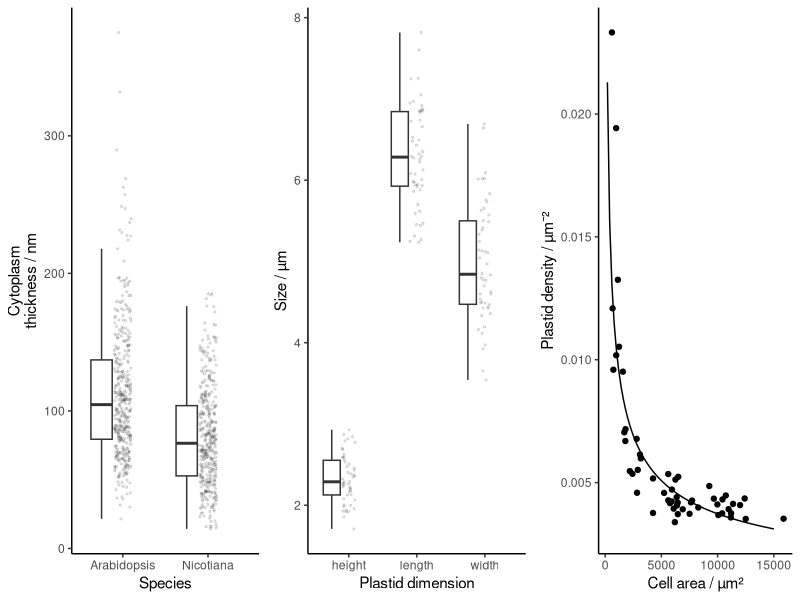
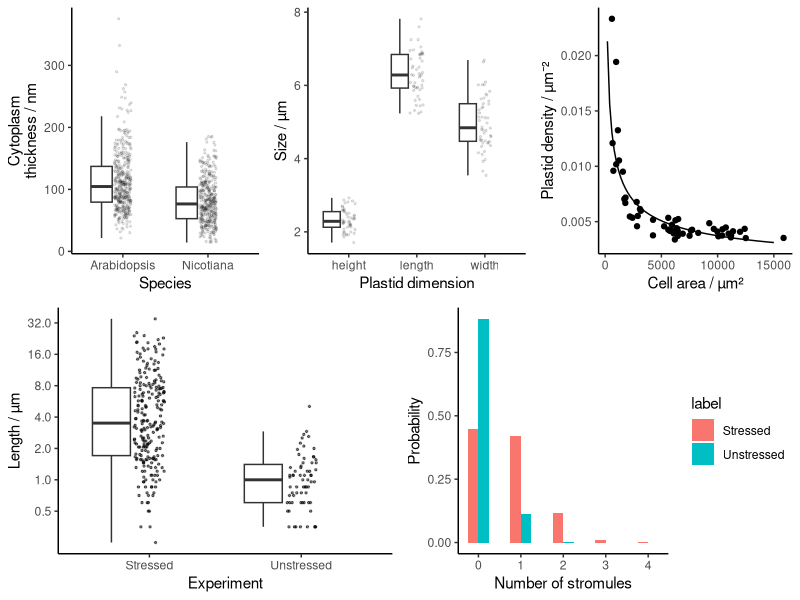
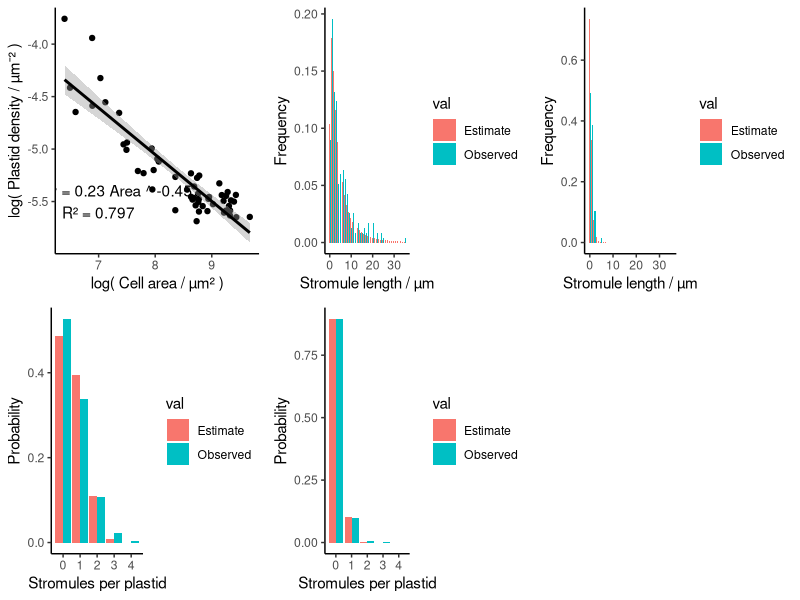

Reproduce these figures in R, in order.
# data analysis for physical measurements of plastids
library(ggplot2)
library(readxl)
library(gridExtra)

# various likelihood functions for model fits
lnorm.neg.llik = function(theta, data) {
  return(-sum(dlnorm(data, mean=theta[1], sd=abs(theta[2]), log=TRUE)))
}
gamma.neg.llik = function(theta, data) {
  return(-sum(dgamma(data, shape=abs(theta[1]), rate=abs(theta[2]), log=TRUE)))
}
poisson.neg.llik = function(theta, data) {
  return(-sum(dpois(data, lambda=theta, log=TRUE)))
}
poisson.neg.llik.counts = function(theta, data) {
  llik = 0
  for(k in 0:(length(data)-1)) {
    llik = llik + data[k+1]* (k*log(theta) - theta - log(factorial(k))) 
  }
  return(-llik)
}

################### stromule length
#### stressed case
din = read_excel("Data/stromule length.xlsx")
df = data.frame(din)
lens = df$total.length.in.µm
lens = lens[!is.na(lens)]

# bin the observations
lens.bins = c()
for(i in 0:35) {
  lens.bins = c(lens.bins, length(which(lens >= i & lens < i+1))/length(lens))
}
# fit a log-normal distribution and produce a dataframe reflecting the fitted distribution
lnormfit = nlm(lnorm.neg.llik, c(1,1), data=lens)
lens.est = dlnorm(0:35+0.5, mean=lnormfit$estimate[1], sd=abs(lnormfit$estimate[2]))
lens.df = data.frame(l = rep(0:35, 2), val=c(rep("Observed", 36), rep("Estimate", 36)), p = c(lens.bins, lens.est))

# gather various statistics
mn.est = mean(log(lens))
sn.est = sd(log(lens))
m.est = exp(mn.est)
hi.est = exp(mn.est+1.96*sn.est)
lo.est = exp(mn.est-1.96*sn.est)

# plot observed and fitted distributions
g.1 = ggplot(lens.df) + 
  geom_col(aes(x=l, y=p, fill=val), position="dodge") + 
  theme_classic() + xlab("Stromule length / µm") + ylab("Frequency") 

#### unstressed case
din2 = read_excel("Data/stromule length-NI.xlsx")
df = data.frame(din2)
lens.ni = df$total.length.in.µm

# bin the observations
lens.bins.ni = c()
for(i in 0:35) {
  lens.bins.ni = c(lens.bins.ni, length(which(lens.ni >= i & lens.ni < i+1))/length(lens.ni))
}
# fit a log-normal distribution and produce a dataframe reflecting the fitted distribution
lnormfit.ni = nlm(lnorm.neg.llik, c(1,1), data=lens.ni)
lens.est.ni = dlnorm(0:35+0.5, mean=lnormfit.ni$estimate[1], sd=abs(lnormfit.ni$estimate[2]))
lens.df.ni = data.frame(l = rep(0:35, 2), val=c(rep("Observed", 36), rep("Estimate", 36)), p = c(lens.bins.ni, lens.est.ni))

# plot observed and fitted distributions
g.1a = ggplot(lens.df.ni) + 
  geom_col(aes(x=l, y=p, fill=val), position="dodge") + 
  theme_classic() + xlab("Stromule length / µm") + ylab("Frequency") 

## combined stressed/unstressed
# build and plot dataframe combining the (binned) stressed and unstressed observations
lens.both = data.frame(l = c(0:35, 0:35), expt=c(rep("Stress", 36), rep("Control", 36)), p = c(lens.bins, lens.bins.ni))
g.1b = ggplot(lens.both) + 
  geom_col(aes(x=l, y=p, fill=expt), position="dodge") + 
  theme_classic() + xlab("Stromule length / µm") + ylab("Frequency")

# build and plot dataframe combining the (individual) stressed and unstressed observations
lens.ind.df = data.frame(label = c(rep("Unstressed", length(lens.ni)), rep("Stressed", length(lens))), val=c(lens.ni, lens))
#ggplot(lens.ind.df, aes(x=label, y=val)) + geom_jitter() + geom_boxplot()
#ggplot(lens.ind.df, aes(x=label, y=log(val))) + geom_jitter() + geom_boxplot()
g.1c = ggplot(lens.ind.df, aes(x=label, y=val)) + 
  geom_jitter(width=0.1, size = 0.5, alpha = 0.5) + 
  geom_boxplot(width=0.25, outlier.shape=NA, position=position_nudge(x=-0.25)) +
  scale_y_continuous(trans = "log10", breaks=c(0.5, 1, 2, 4, 8, 16, 32)) +
  theme_classic() + xlab("Experiment") + ylab("Length / µm")

################### cytoplasm thickness
din = read_excel("Data/cytoplasm thickness.xlsx", sheet="Tabelle1")
df = data.frame(din)
# extract and plot statistics
thickness.At = df$cytoplasm.thickness.in.A..thaliana.in.nm
thickness.Nb = df$cytoplasm.thickness.in.N..benthamiana.in.nm
thick.df = data.frame(species = c(rep("Arabidopsis", length(thickness.At)), rep("Nicotiana", length(thickness.Nb))), val = c(thickness.At, thickness.Nb))
g.2 = ggplot(thick.df, aes(x=species, y=val)) + 
  geom_jitter(width=0.1, size = 0.5, alpha = 0.1) + 
  geom_boxplot(width=0.25, outlier.shape=NA, position=position_nudge(x=-0.25)) + 
  theme_classic() + xlab("Species") + ylab("Cytoplasm\nthickness / nm")

################### plastid size
din = read_excel("Data/plastid size.xlsx")
df = data.frame(din)
# extract and plot statistics
lengths = df$length.in.µm
widths = df$width.in.µm
heights = df$hight.in.µm
size.df = data.frame(measurement = c(rep("length", length(lengths)), rep("width", length(widths)), rep("height", length(heights))), val = c(lengths, widths, heights))
g.3 = ggplot(size.df, aes(x=measurement, y=val)) + 
  geom_jitter(width=0.1, size = 0.5, alpha = 0.1) + 
  geom_boxplot(width=0.25, outlier.shape=NA, position=position_nudge(x=-0.25)) +
  theme_classic() + xlab("Plastid dimension") + ylab("Size / µm")

################### plastid density
din = read_excel("Data/plastid density-final sizes.xlsx", skip=4)
df = data.frame(din)
xs = seq(200, 15000, by=200)

# linear model in log space
my.lm = lm(log(df$plastid.density...pl.per.µm.2) ~ log(df$cell.area.in.µm.2))
my.lm.stats = summary(my.lm)
R2 = my.lm.stats$r.squared
# produce plot summarising fit in log space
coef.a = exp(my.lm.stats$coefficients[1,1])
coef.b = my.lm.stats$coefficients[2,1]
plot.label = paste(c("Density = ", round(coef.a, digits=2), 
                     " Area ^ ", round(coef.b, digits=2), 
                     "\nR² = ", round(R2, digits=3)), collapse="")
g.4a = ggplot(df, aes(x=log(cell.area.in.µm.2), y=log(plastid.density...pl.per.µm.2))) + 
  geom_point() + geom_smooth(method="lm", color="#000000") +
  theme_classic() + xlab("log( Cell area / µm² )") + ylab("log( Plastid density / µm⁻² )") +
  geom_text(data=data.frame(x=7,y=-5.5,label=plot.label), aes(x=x, y=y, label=label))

# overlay fitted line on plot of data
g.4 = ggplot(df, aes(x=cell.area.in.µm.2, y=plastid.density...pl.per.µm.2)) + 
  geom_point() + geom_line(data=data.frame(x=xs, y=coef.a*xs**coef.b), aes(x=x, y=y)) +
  theme_classic() + xlab("Cell area / µm²") + ylab("Plastid density / µm⁻²")


################### stromule counts by plastid
din = read_excel("Data/stromules per plastid.xlsx", skip=1)
df = data.frame(din)
df = df[!is.na(df$all.plastids) & !is.na(df$...1),]

# convert entries to numbers and sum
mysum = function(l) {
  return(sum(as.numeric(l)))
}
# build dataframe combining all observations of stromule count
sum.df = data.frame()
sum.df = data.frame(label="Stressed", k = 0:4, val=c(mysum(df[1:5,3]), mysum(df[1:5,4]), mysum(df[1:5,5]), mysum(df[1:5,6]), mysum(df[1:5,7])))
sum.df = rbind(sum.df, data.frame(label="Unstressed", k = 0:4, val=c(mysum(df[6:10,3]), mysum(df[6:10,4]), mysum(df[6:10,5]), mysum(df[6:10,6]), mysum(df[6:10,7]))))
sum.df$val[sum.df$label == "Stressed"] = sum.df$val[sum.df$label == "Stressed"]/sum(sum.df$val[sum.df$label == "Stressed"])
sum.df$val[sum.df$label == "Unstressed"] = sum.df$val[sum.df$label == "Unstressed"]/sum(sum.df$val[sum.df$label == "Unstressed"])
# plot
g.5a = ggplot(sum.df, aes(x=k, y=val, fill=label)) + 
  geom_col(position="dodge", width=0.5) +
  theme_classic() + xlab("Number of stromules") + ylab("Probability")

# loop through different observations
g.5 = list()
for(i in 1:nrow(df)) {
  # extract counts
  counts.by.stromules = as.numeric(df[i,3:7])
  # fit poisson distribution
  pois.fit = nlm(poisson.neg.llik.counts, 1, data=counts.by.stromules)
  print(pois.fit$estimate)
  # produce dataframe from fitted distribution
  pois.est = dpois(0:4, pois.fit$estimate)
  pois.df = data.frame(k = rep(0:4, 2), val = c(rep("Observed", 5), rep("Estimate", 5)), p = c(pois.est, counts.by.stromules/sum(counts.by.stromules)))
  # plot estimated and observed distributions
  g.5[[i]] = ggplot(pois.df) + 
    geom_col(aes(x=k, y=p, fill=val), position="dodge") + 
    theme_classic() + xlab("Stromules per plastid") + ylab("Probability")
}

sf = 2
png("main-plot-stats.png", width=1000*sf, height=700*sf, res=72*sf)
grid.arrange(grid.arrange(g.2, g.3, g.4, nrow=1), grid.arrange(g.1c, g.5a, nrow=1), nrow=2)
dev.off()

png("si-plot-stats.png", width=1000*sf, height=700*sf, res=72*sf)
grid.arrange(g.4a, g.1, g.1a, g.5[[1]], g.5[[6]], nrow=2)
dev.off()
